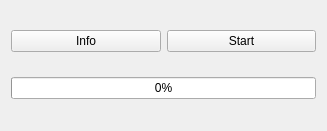
<?xml version="1.0" encoding="UTF-8"?>
<ui version="4.0">
 <class>WidgetClass</class>
 <widget class="QWidget" name="WidgetClass">
  <property name="geometry">
   <rect>
    <x>0</x>
    <y>0</y>
    <width>327</width>
    <height>131</height>
   </rect>
  </property>
  <property name="windowTitle">
   <string>Widget</string>
  </property>
  <layout class="QVBoxLayout" name="verticalLayout">
   <item>
    <layout class="QHBoxLayout" name="horizontalLayout">
     <item>
      <widget class="QPushButton" name="infoButton">
       <property name="text">
        <string>Info</string>
       </property>
      </widget>
     </item>
     <item>
      <widget class="QPushButton" name="startButton">
       <property name="text">
        <string>Start</string>
       </property>
      </widget>
     </item>
    </layout>
   </item>
   <item>
    <widget class="QProgressBar" name="progressBar">
     <property name="value">
      <number>0</number>
     </property>
    </widget>
   </item>
  </layout>
 </widget>
 <layoutdefault spacing="6" margin="11"/>
 <resources>
  <include location="Widget.qrc"/>
 </resources>
 <connections/>
</ui>
